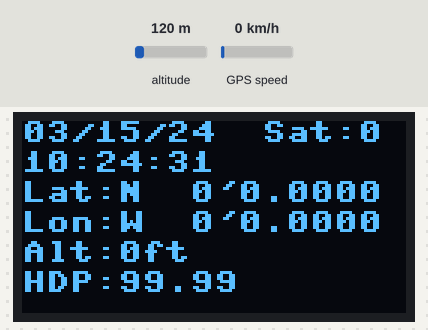
The program below on a simulated ESP32 board running MicroPython. Parts: 128×64 one-colour display. The test bench sets the inputs (shaded band); at power-on: altitude 120 m, GPS speed 0 km/h. The GPS gets a fix after 3 s at 37.7749, -122.4194 with 8 satellites; what the program prints to the serial console is not drawn.

Above: at 1.6 s.
1.7 s: altitude set to 20 m
At 4.9 s:
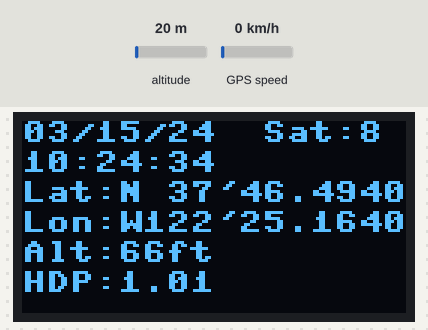
5.5 s: altitude set to 250 m
At 8.1 s:
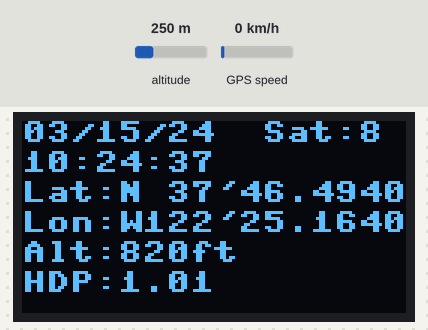
8.7 s: altitude set to 500 m
At 11.3 s:
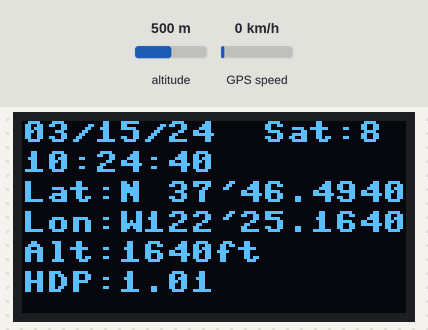
Timing chart, 0 to 12.8 s (numbered marks = the images above; inputs shaded):
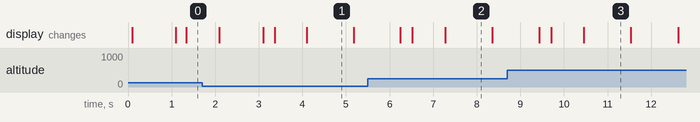

Measured:
- what the display in image 1 shows lasts 1.1 s, from 4.1 s to 5.2 s

The program:

core.neo-6m.gps.py
```python
import time
import machine
from machine import Pin, SoftI2C
from micropyGPS import MicropyGPS
import ssd1306
import _thread
import time

WIDTH  = 128
HEIGHT = 64

def main():
    i2c = SoftI2C(scl=Pin(5), sda=Pin(4), freq=100000)
    dsp = ssd1306.SSD1306_I2C(128, 64, i2c, 0x3c)
    uart = machine.UART(1, rx=0, tx=1, baudrate=9600, bits=8, parity=None, stop=1, timeout=5000, rxbuf=1024)

    gps = MicropyGPS()

    while True:
      buf = uart.readline()
      for char in buf:
        gps.update(chr(char))  # Note the conversion to to chr, UART outputs ints normally
      #print('UTC Timestamp:', gps.timestamp)
      #print('Date:', gps.date_string('long'))
      #print('Latitude:', gps.latitude)
      #print('Longitude:', gps.longitude_string())
      #print('Horizontal Dilution of Precision:', gps.hdop)
      #print('Altitude:', gps.altitude)
      #print('Satellites:', gps.satellites_in_use)
      #print()
      dsp.fill(0)
      y = 0
      dy = 10
      dsp.text("{}".format(gps.date_string('s_mdy')), 0, y)
      dsp.text("Sat:{}".format(gps.satellites_in_use), 80, y)
      y += dy
      dsp.text("{:02d}:{:02d}:{:02.0f}".format(gps.timestamp[0], gps.timestamp[1], gps.timestamp[2]),  0, y)
      y += dy
      dsp.text("Lat:{}{:3d}'{:02.4f}".format(gps.latitude[2], gps.latitude[0], gps.latitude[1]),  0, y)
      y += dy
      dsp.text("Lon:{}{:3d}'{:02.4f}".format(gps.longitude[2], gps.longitude[0], gps.longitude[1]),  0, y)
      y += dy
      dsp.text("Alt:{:0.0f}ft".format(gps.altitude * 1000 / (12*25.4)),  0, y)
      y += dy
      dsp.text("HDP:{:0.2f}".format(gps.hdop),  0, y)
      dsp.show()


def startGPSthread():
    _thread.start_new_thread(main, ())

if __name__ == "__main__":
  print('...running main, GPS testing')
  main()
```
